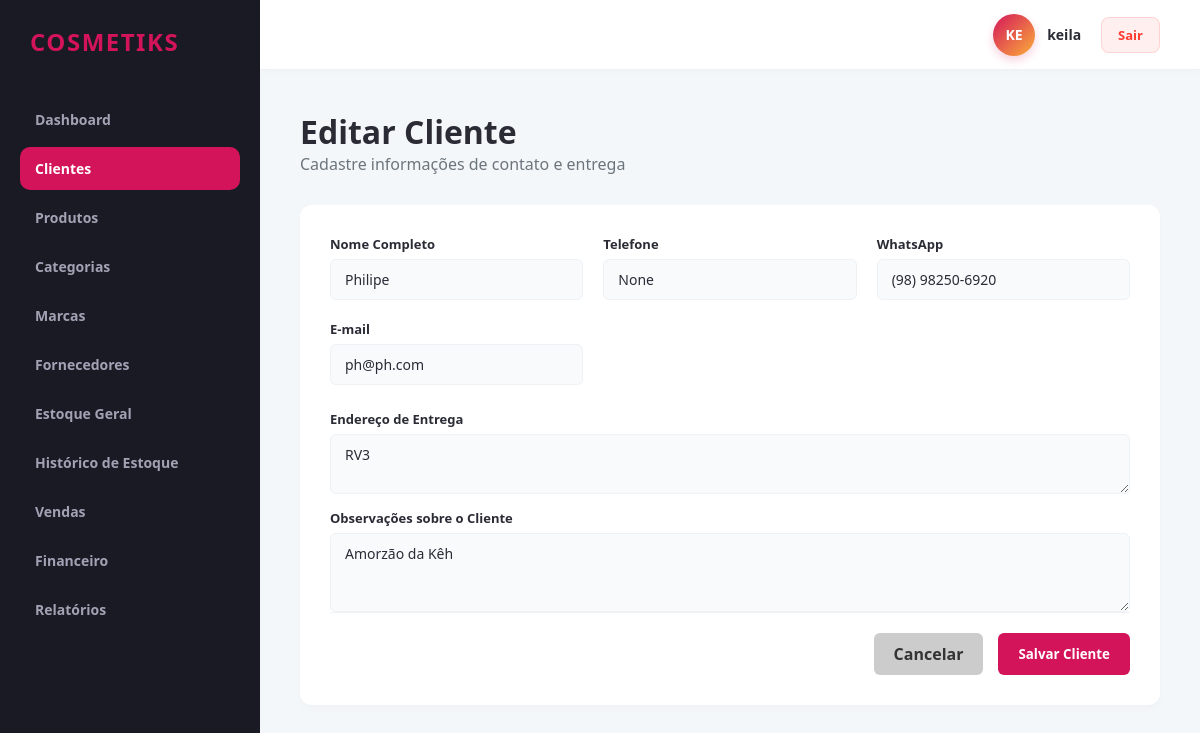
/clientes/editar/3 (signed in), run on an earlier commit of the app's database.
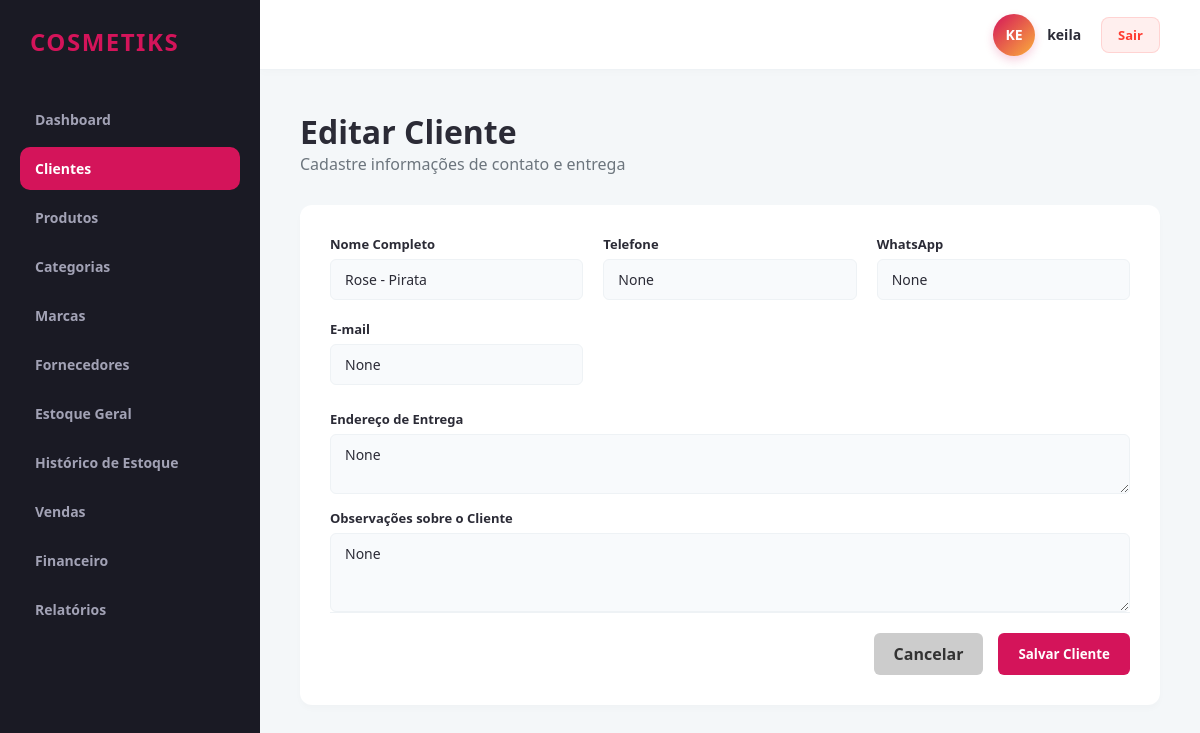
And on a later commit of the database.
### app/models/cliente.py (models this page shows)
class Cliente(db.Model):
    __tablename__ = 'clientes'
    id = db.Column(db.Integer, primary_key=True)
    revendedor_id = db.Column(db.Integer, db.ForeignKey('revendedores.id'), nullable=False)
    nome = db.Column(db.String(150), nullable=False)
    telefone = db.Column(db.String(20), nullable=True)
    whatsapp = db.Column(db.String(20), nullable=True)
    email = db.Column(db.String(100), nullable=True)
    endereco = db.Column(db.Text, nullable=True)
    data_cadastro = db.Column(db.DateTime, default=datetime.utcnow)
    observacoes = db.Column(db.Text, nullable=True)

### app/controllers/cliente_controller.py (the view, shortened to what this page needs)
@cliente_bp.route('/editar/<int:id_cliente>', methods=['GET', 'POST'])
@revendedor_required
def editar(id_cliente):
    revendedor_id = session.get('revendedor_id')
    clie = cliente_service.cliente_repo.get_by_id_and_revendedor(id_cliente, revendedor_id)
    return render_template('clientes/form.html', cliente=clie)

### app/controllers/cliente_controller.py (called while the page is built)
def revendedor_required(f):
    @wraps(f)
    def decorated_function(*args, **kwargs):
        if not session.get('usuario_logado') or session.get('is_admin'):
            flash('Acesso restrito a revendedores autenticados.', 'danger')
            return redirect(url_for('auth.login'))
        return f(*args, **kwargs)
    return decorated_function

### app/repositories/base_repository.py (called while the page is built)
    def get_by_id_and_revendedor(self, id, revendedor_id):
        return self.model.query.filter_by(id=id, revendedor_id=revendedor_id).first()

### app/templates/clientes/form.html
{% extends 'base.html' %}
{% block content %}
<div class="header-panel">
    <div>
        <h1>{% if cliente %}Editar{% else %}Novo{% endif %} Cliente</h1>
        <p style="color: var(--text-muted);">Cadastre informações de contato e entrega</p>
    </div>
</div>
<div class="form-container">
    <form action="{% if cliente %}{{ url_for('cliente.editar', id_cliente=cliente.id) }}{% else %}{{ url_for('cliente.novo') }}{% endif %}" method="POST">
        <div class="form-grid">
            <div class="form-group">
                <label class="form-label">Nome Completo</label>
                <input type="text" name="nome" class="form-control" value="{{ cliente.nome if cliente else '' }}" required>
            </div>
            <div class="form-group">
                <label class="form-label">Telefone</label>
                <input type="text" name="telefone" class="form-control" value="{{ cliente.telefone if cliente else '' }}" oninput="Utils.mascararTelefone(this)">
            </div>
            <div class="form-group">
                <label class="form-label">WhatsApp</label>
                <input type="text" name="whatsapp" class="form-control" value="{{ cliente.whatsapp if cliente else '' }}" oninput="Utils.mascararTelefone(this)">
            </div>
            <div class="form-group">
                <label class="form-label">E-mail</label>
                <input type="email" name="email" class="form-control" value="{{ cliente.email if cliente else '' }}">
            </div>
        </div>
        <div class="form-group full-width" style="margin-top: 15px;">
            <label class="form-label">Endereço de Entrega</label>
            <textarea name="endereco" class="form-control" rows="2">{{ cliente.endereco if cliente else '' }}</textarea>
        </div>
        <div class="form-group full-width" style="margin-top: 15px;">
            <label class="form-label">Observações sobre o Cliente</label>
            <textarea name="observacoes" class="form-control" rows="3">{{ cliente.observacoes if cliente else '' }}</textarea>
        </div>
        <div class="form-actions">
            <a href="{{ url_for('cliente.index') }}" class="btn btn-danger" style="background: #ccc; color: #333;">Cancelar</a>
            <button type="submit" class="btn btn-primary">Salvar Cliente</button>
        </div>
    </form>
</div>
{% endblock %}

What changed in the data, as far as the page shows it:
changed Cliente "None": nome "Philipe" → "Rose - Pirata"; whatsapp "(98) 98250-6920" → "None"; email "ph@ph.com" → "None"; endereco "RV3" → "None"; observacoes "Amorzão da Kêh" → "None"
